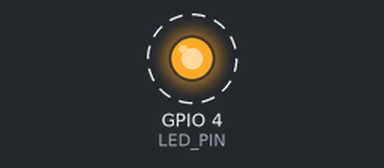
The program below on a simulated Raspberry Pi (BCM pin numbers). Parts: output pins drawn as LEDs (lit = HIGH). Dashed ring = blinking. What the program prints to the terminal is not drawn. At 20.0 s the program stops and its outputs stay as they are.

Above: at 0.5 s.
Timing chart, 0 to 4.6 s (numbered marks = the images above):
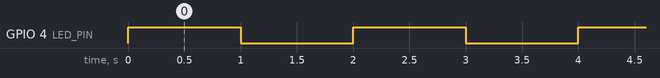

The program:

led_blink.py
```python
import RPi.GPIO as GPIO
import time

LED_PIN = 4
GPIO.setmode(GPIO.BCM)   # GPIO.BCM or GPIO.BOARD
GPIO.setup(LED_PIN, GPIO.OUT)  #GPIO.OUT or GPIO.IN

for i in range(10):
    GPIO.output(LED_PIN, GPIO.HIGH) # 1
    print("led on")
    time.sleep(1)
    GPIO.output(LED_PIN, GPIO.LOW) # 0
    print("led out")
    time.sleep(1)

GPIO.cleanup() # GPIO 핀상태 초기화
```

Measured:
- by itself, GPIO 4 (LED_PIN): alternates HIGH for 1.0 s and LOW for 1.0 s, 20 changes in all, then stays LOW
